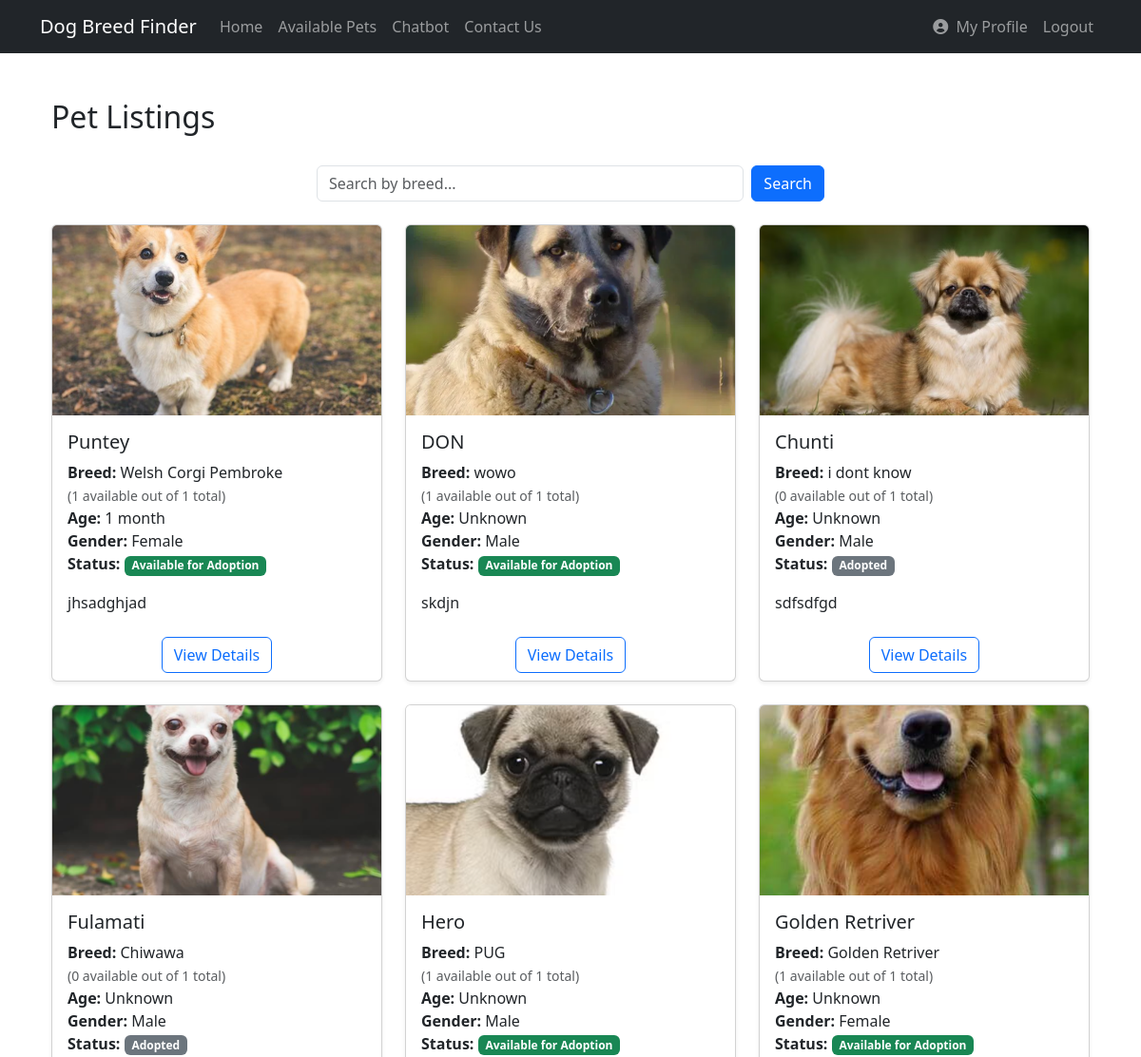
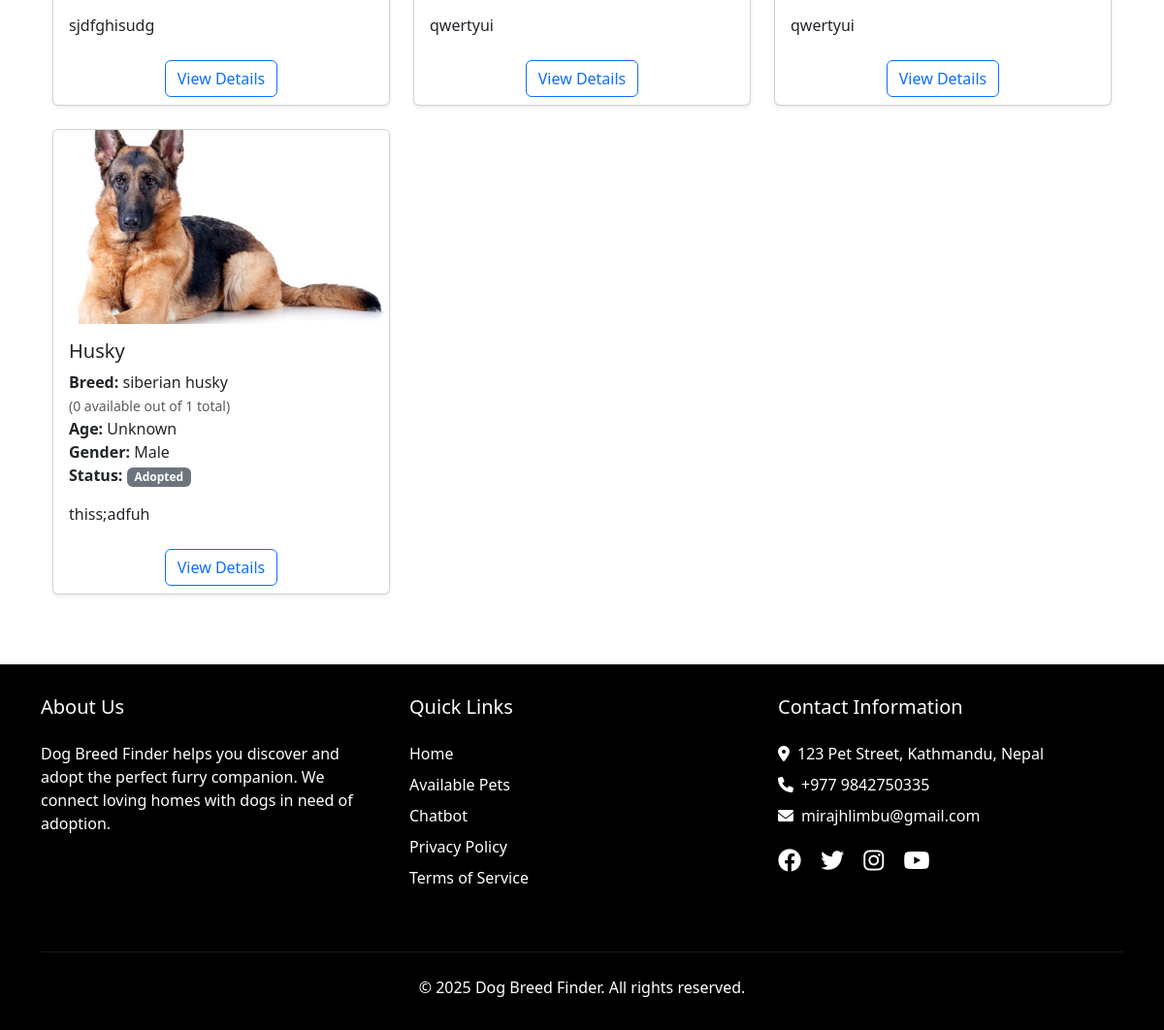
The app's page /pets/ (signed in) with its own data (2 pictures, top to bottom).
### breed_finder/models.py (models this page shows, shortened)
class Pet(models.Model):
    GENDER_CHOICES = [
        ('M', 'Male'),
        ('F', 'Female'),
    ]
    STATUS_CHOICES = [
        ('AVAILABLE', 'Available for Adoption'),
        ('PENDING', 'Adoption Pending'),
        ('ADOPTED', 'Adopted'),
    ]
    name = models.CharField(max_length=100)
    breed = models.CharField(max_length=100)
    age_years = models.IntegerField(default=0)
    age_months = models.IntegerField(default=0)
    gender = models.CharField(max_length=1, choices=GENDER_CHOICES)
    description = models.TextField()
    image = models.ImageField(upload_to='pets/')
    status = models.CharField(max_length=10, choices=STATUS_CHOICES, default='AVAILABLE')
    price = models.DecimalField(max_digits=10, decimal_places=2, default=1000.00)
    created_at = models.DateTimeField(auto_now_add=True)
    updated_at = models.DateTimeField(auto_now=True)
    @property
    def age_display(self):
        years_text = f"{self.age_years} year{'s' if self.age_years != 1 else ''}" if self.age_years > 0 else ""
        months_text = f"{self.age_months} month{'s' if self.age_months != 1 else ''}" if self.age_months > 0 else ""
        if years_text and months_text:
            return f"{years_text}, {months_text}"
        elif years_text:
            return years_text
        elif months_text:
            return months_text
        else:
            return "Unknown"

### breed_finder/views.py (the view)
# urls.py: path('pets/', views.pet_list, name='pet_list'),
@login_required
def pet_list(request):
    search_query = request.GET.get('search', '')
    pets = Pet.objects.all()
    if search_query:
        pets = pets.filter(breed__icontains=search_query)
    pets = pets.order_by('-created_at')
    for pet in pets:
        pet.breed_total = Pet.objects.filter(breed__iexact=pet.breed).count()
        pet.breed_available = Pet.objects.filter(breed__iexact=pet.breed, status='AVAILABLE').count()
    return render(request, 'breed_finder/pet_list.html', {
        'pets': pets,
        'search_query': search_query
    })

### breed_finder/templates/breed_finder/pet_list.html (shortened to what this page needs)
{% extends 'breed_finder/base.html' %}
{% block content %}
<div class="container py-4">
    <div class="d-flex justify-content-between align-items-center mb-4">
        <h2>Pet Listings</h2>
    </div>
    <div class="row mb-4">
        <div class="col-md-6 mx-auto">
            <form method="GET" action="{% url 'breed_finder:pet_list' %}" class="d-flex">
                <input type="text" name="search" class="form-control" placeholder="Search by breed..." value="{{ search_query }}">
                <button type="submit" class="btn btn-primary ms-2">Search</button>
            </form>
        </div>
    </div>
    <div class="row row-cols-1 row-cols-sm-2 row-cols-md-3 g-4">
        {% for pet in pets %}
        <div class="col">
            <div class="card h-100 shadow-sm">
                {% if pet.image %}
                <img src="{{ pet.image.url }}" class="card-img-top" alt="{{ pet.name }}" style="height: 200px; object-fit: cover;">
                {% endif %}
                <div class="card-body">
                    <h5 class="card-title">{{ pet.name }}</h5>
                    <p class="card-text">
                        <strong>Breed:</strong> {{ pet.breed }} <br>
                        <span class="text-muted small">({{ pet.breed_available }} available out of {{ pet.breed_total }} total)</span><br>
                        <strong>Age:</strong> {{ pet.age_display }}<br>
                        <strong>Gender:</strong> {{ pet.get_gender_display }}<br>
                        <strong>Status:</strong>
                        <span class="badge {% if pet.status == 'AVAILABLE' %}bg-success{% elif pet.status == 'PENDING' %}bg-warning{% else %}bg-secondary{% endif %}">
                            {{ pet.get_status_display }}
                        </span>
                    </p>
                    <p class="card-text">{{ pet.description|truncatewords:30 }}</p>
                </div>
                <div class="card-footer bg-transparent border-top-0">
                    <div class="d-flex justify-content-center">
                        <a href="{% url 'breed_finder:pet_detail' pet.id %}" class="btn btn-outline-primary">View Details</a>
                    </div>
                </div>
            </div>
        </div>
        {% empty %}
        <div class="col-12 text-center">
            <p class="lead">No pets available at the moment.</p>
        </div>
        {% endfor %}
    </div>
</div>
{% endblock %}

### breed_finder/templates/breed_finder/base.html (shortened to what this page needs)
<!DOCTYPE html>
<html lang="en">
<head>
    <link href="https://cdn.jsdelivr.net/npm/bootstrap@5.3.2/dist/css/bootstrap.min.css" rel="stylesheet">
    <link rel="stylesheet" href="https://cdnjs.cloudflare.com/ajax/libs/font-awesome/6.0.0/css/all.min.css">
</head>
<body>
    <nav class="navbar navbar-expand-lg navbar-dark bg-dark">
        <div class="container">
            <a class="navbar-brand" href="{% url 'breed_finder:landing' %}">Dog Breed Finder</a>
            <div class="collapse navbar-collapse" id="navbarNav">
                <ul class="navbar-nav me-auto">
                    <li class="nav-item">
                        <a class="nav-link" href="{% url 'breed_finder:landing' %}">Home</a>
                    </li>
                    {% if user.is_authenticated %}
                    <li class="nav-item">
                        <a class="nav-link" href="{% url 'breed_finder:pet_list' %}">Available Pets</a>
                    </li>
                    <li class="nav-item">
                        <a class="nav-link" href="{% url 'breed_finder:chatbot' %}">Chatbot</a>
                    </li>
                    {% endif %}
                    <li class="nav-item">
                        <a class="nav-link" href="#contact">Contact Us</a>
                    </li>
                </ul>
                <ul class="navbar-nav">
                    {% if user.is_authenticated %}
                    <li class="nav-item">
                        <a class="nav-link" href="{% url 'breed_finder:user_profile' %}">
                            <i class="fas fa-user-circle me-1"></i> My Profile
                        </a>
                    </li>
                    <li class="nav-item">
                        <form method="post" action="{% url 'breed_finder:logout' %}" class="d-inline">
                            <button type="submit" class="btn btn-link nav-link"
                                style="background: none; border: none;">Logout</button>
                        </form>
                    </li>
                    {% endif %}
                </ul>
            </div>
        </div>
    </nav>
    <div class="content-wrapper">
        <div class="container mt-4">
            {% block content %}{% endblock %}
        </div>
    </div>
    <footer class="footer" id="contact">
        <div class="container">
            <div class="row gy-4">
                <div class="col-md-4 col-sm-12 mb-4">
                    <h5>About Us</h5>
                    <p>Dog Breed Finder helps you discover and adopt the perfect furry companion. We connect loving
                        homes with dogs in need of adoption.</p>
                </div>
                <div class="col-md-4 col-sm-6 mb-4">
                    <h5>Quick Links</h5>
                    <ul class="footer-links">
                        <li><a href="{% url 'breed_finder:landing' %}">Home</a></li>
                        <li><a href="{% url 'breed_finder:pet_list' %}">Available Pets</a></li>
                        <li><a href="{% url 'breed_finder:chatbot' %}">Chatbot</a></li>
                        <li><a href="#">Privacy Policy</a></li>
                        <li><a href="#">Terms of Service</a></li>
                    </ul>
                </div>
                <div class="col-md-4 col-sm-6 mb-4">
                    <h5>Contact Information</h5>
                    <ul class="footer-links">
                        <li><i class="fas fa-map-marker-alt me-2"></i>123 Pet Street, Kathmandu, Nepal</li>
                        <li><i class="fas fa-phone me-2"></i>+977 9842750335</li>
                        <li><i class="fas fa-envelope me-2"></i>mirajhlimbu@gmail.com</li>
                    </ul>
                    <div class="social-links mt-3">
                        <a href="https://www.facebook.com/meeraz.limbu.7" target="_blank"><i
                                class="fab fa-facebook"></i></a>
                        <a href="#" target="_blank"><i class="fab fa-twitter"></i></a>
                        <a href="https://www.instagram.com/limbumeeraz1/" target="_blank"><i
                                class="fab fa-instagram"></i></a>
                        <a href="#" target="_blank"><i class="fab fa-youtube"></i></a>
                    </div>
                </div>
            </div>
            <hr class="mt-4 mb-4" style="border-color: #666;">
            <div class="row">
                <div class="col-md-12 text-center">
                    <p class="mb-0">&copy; {% now "Y" %} Dog Breed Finder. All rights reserved.</p>
                </div>
            </div>
        </div>
    </footer>
</body>
</html>

### breed_finder/templates/breed_finder/base.html (style rules this page uses)
body { display: flex; flex-direction: column; min-height: 100vh; margin: 0; }
.content-wrapper { flex: 1; padding: 0 15px; }
.footer { background-color: #000; color: white; padding: 2rem 0; margin-top: 3rem; }
.footer h5 { color: #fff; margin-bottom: 1.5rem; }
.footer-links { list-style: none; padding: 0; }
.footer-links li { margin-bottom: 0.5rem; }
.footer-links a { color: #fff; text-decoration: none; }
.social-links a { color: #fff; margin-right: 1rem; font-size: 1.5rem; }

### records on screen
Pet: image (picture), name "Puntey", breed "Welsh Corgi Pembroke", breed_available "1", breed_total "1", age_display "1 month", gender "Female", status "Available for Adoption", description "jhsadghjad"
Pet: image (picture), name "DON", breed "wowo", breed_available "1", breed_total "1", age_display "Unknown", gender "Male", status "Available for Adoption", description "skdjn"
Pet: image (picture), name "Chunti", breed "i dont know", breed_available "0", breed_total "1", age_display "Unknown", gender "Male", status "Adopted", description "sdfsdfgd"
Pet: image (picture), name "Fulamati", breed "Chiwawa", breed_available "0", breed_total "1", age_display "Unknown", gender "Male", status "Adopted", description "sjdfghisudg"
Pet: image (picture), name "Hero", breed "PUG", breed_available "1", breed_total "1", age_display "Unknown", gender "Male", status "Available for Adoption", description "qwertyui"
Pet: image (picture), name "Golden Retriver", breed "Golden Retriver", breed_available "1", breed_total "1", age_display "Unknown", gender "Female", status "Available for Adoption", description "qwertyui"
Pet: image (picture), name "Husky", breed "siberian husky", breed_available "0", breed_total "1", age_display "Unknown", gender "Male", status "Adopted", description "thiss;adfuh"
